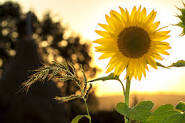
#> input picture images.jpg, 185 x 123 px
$ python task22.py
#> lines starting #> are read from the running program, lines starting #| are printed output that depends on the picture
# сделать фильтрацию изображения при помощи Фурье преобразоваия, оставить только быстрые частоты
import numpy as np
import cv2 as cv
from matplotlib import pyplot as plt

img = cv.imread('images.jpg',0)
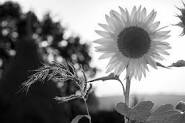
#> img: shape (123, 185); min 0, max 255, mean 129

img_float32 = np.float32(img)

dft = cv.dft(img_float32, flags = cv.DFT_COMPLEX_OUTPUT)
dft_shift = np.fft.fftshift(dft)

magnitude_spectrum = 20*np.log(cv.magnitude(dft_shift[:,:,0],dft_shift[:,:,1]))
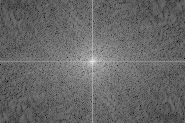
#> magnitude_spectrum: shape (123, 185) float32; min 44.77, max 297.9, mean 147.6; drawn with min black and max white

plt.subplot(121),plt.imshow(img, cmap = 'gray')
plt.title('Original Image'), plt.xticks([]), plt.yticks([])
plt.subplot(122),plt.imshow(magnitude_spectrum, cmap = 'gray')
plt.title('High frequence'), plt.xticks([]), plt.yticks([])
plt.show()
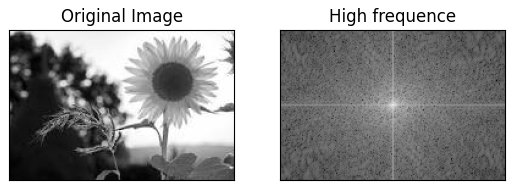
#> figure drawn by matplotlib, 2 panels
cv.imwrite('task22-image/Original_image.jpg', img)
cv.imwrite('task22-image/HighFrequency.jpg', magnitude_spectrum)
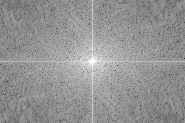
#> saved as HighFrequency.jpg: shape (123, 185); min 45, max 255, mean 147.6

$ run again, with download.jpg copied over images.jpg
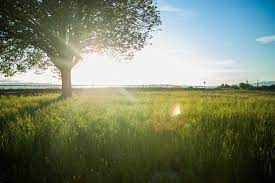
#> input picture download.jpg, 275 x 183 px
#> `magnitude_spectrum = 20*np.log(cv.magnitude(dft_shift[:,:,0],dft_shift..`:
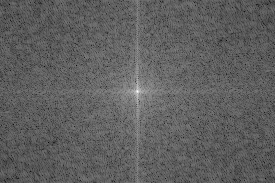
#> magnitude_spectrum: shape (183, 275) float32; min 62.2, max 312.8, mean 156.2; drawn with min black and max white
#> `cv.imwrite('task22-image/HighFrequency.jpg', magnitude_spectrum)`:
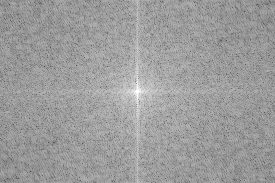
#> saved as HighFrequency.jpg: shape (183, 275); min 62, max 255, mean 156.2
